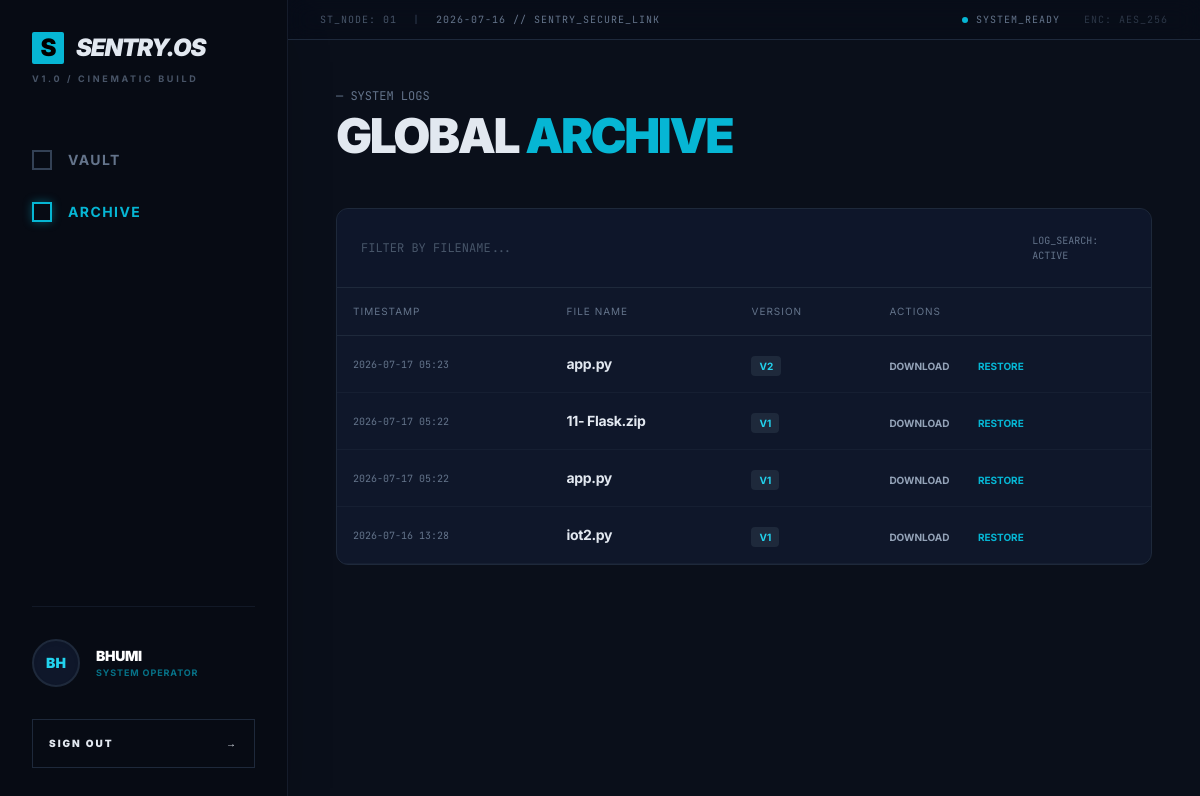
The app's page /archive (signed in) with its own data.
### app.py (models this page shows)
class User(UserMixin, db.Model):
    id = db.Column(db.Integer, primary_key=True)
    username = db.Column(db.String(80), unique=True, nullable=False)
    password = db.Column(db.String(120), nullable=False)

class FileVersion(db.Model):
    id = db.Column(db.Integer, primary_key=True)
    file_id = db.Column(db.Integer, db.ForeignKey('file_record.id'))
    version_number = db.Column(db.Integer)
    hash_val = db.Column(db.String(64))
    compressed_data = db.Column(db.LargeBinary)
    timestamp = db.Column(db.DateTime, default=datetime.utcnow)

class FileRecord(db.Model):
    id = db.Column(db.Integer, primary_key=True)
    filename = db.Column(db.String(255), nullable=False)
    user_id = db.Column(db.Integer, db.ForeignKey('user.id'))
    versions = db.relationship('FileVersion', backref='file_record', lazy=True)

### app.py (the view)
@app.route('/archive')
@login_required
def archive():
    all_versions = FileVersion.query.join(FileRecord).filter(
        FileRecord.user_id == current_user.id
    ).order_by(FileVersion.timestamp.desc()).all()
    return render_template('archives.html', versions=all_versions)

### app.py (called while the page is built)
@login_manager.user_loader
def load_user(user_id):
    return User.query.get(int(user_id))

### templates/archives.html (shortened to what this page needs)
{% extends 'layout.html' %}
{% block content %}
<div class="mb-12">
    <p class="text-xs text-slate-500 mb-2 mono">— SYSTEM LOGS</p>
    <h2 class="text-5xl font-black tracking-tighter uppercase">Global <span class="accent-text">Archive</span></h2>
</div>
<div class="card-glass overflow-hidden rounded-xl">
    <div class="p-6 border-b border-slate-800 bg-slate-900/50 flex justify-between items-center">
        <input type="text" id="archiveSearch" onkeyup="searchArchive()" placeholder="FILTER BY FILENAME..."
            class="bg-transparent border-none outline-none text-xs mono w-full placeholder:text-slate-600 text-cyan-400">
        <span class="text-[10px] text-slate-500 mono">LOG_SEARCH: ACTIVE</span>
    </div>
    <table class="w-full text-left border-collapse">
        <thead>
            <tr class="text-[10px] uppercase tracking-widest text-slate-500 border-b border-slate-800">
                <th class="p-4 font-normal">Timestamp</th>
                <th class="p-4 font-normal">File Name</th>
                <th class="p-4 font-normal">Version</th>
                <th class="p-4 font-normal">Actions</th>
            </tr>
        </thead>
        <tbody id="archiveTable">
            {% for v in versions %}
            <tr class="border-b border-slate-800/50 hover:bg-cyan-500/5 transition-colors group">
                <td class="p-4 text-[10px] mono text-slate-500">{{ v.timestamp.strftime('%Y-%m-%d %H:%M') }}</td>
                <td class="p-4 font-bold text-sm tracking-tight">{{ v.file_record.filename }}</td>
                <td class="p-4"><span class="px-2 py-1 bg-slate-800 text-cyan-400 text-[10px] font-bold rounded">V{{ v.version_number }}</span></td>
                <td class="p-4 space-x-6">
                    <a href="{{ url_for('download_version', version_id=v.id) }}" class="text-[10px] font-bold uppercase text-slate-400 hover:text-white transition">Download</a>
                    <a href="{{ url_for('restore_version', version_id=v.id) }}" class="text-[10px] font-bold uppercase text-cyan-500 hover:text-cyan-300 transition">Restore</a>
                </td>
            </tr>
            {% endfor %}
        </tbody>
    </table>
</div>
{% endblock %}

### templates/layout.html (shortened to what this page needs)
<!DOCTYPE html>
<html lang="en">
<head>
    <script src="https://cdn.tailwindcss.com"></script>
</head>
<body class="flex min-h-screen overflow-hidden">
    <aside class="w-72 sidebar flex flex-col p-8 min-h-screen border-r border-slate-800/60 shadow-2xl">
        <div class="flex-1">
            <div class="mb-16">
                <h1 class="text-2xl font-black tracking-tighter flex items-center gap-3 italic">
                    <span class="w-8 h-8 accent-bg text-black flex items-center justify-center rounded-sm not-italic">S</span>
                    SENTRY.OS
                </h1>
                <p class="text-[9px] text-slate-500 mt-2 uppercase tracking-[0.3em] font-bold opacity-70 text-nowrap">V1.0 / CINEMATIC BUILD</p>
            </div>
            {% if current_user.is_authenticated %}
            <nav class="flex flex-col space-y-8">
                <a href="{{ url_for('dashboard') }}"
                   class="group flex items-center gap-4 text-sm font-bold tracking-widest transition-all {% if request.path == '/dashboard' %}accent-text{% else %}text-slate-500 hover:text-white{% endif %}">
                    <span class="w-5 h-5 border-2 {% if request.path == '/dashboard' %}border-cyan-500 shadow-[0_0_10px_rgba(6,182,212,0.4)]{% else %}border-slate-700 group-hover:border-slate-400{% endif %} transition-all"></span>
                    VAULT
                </a>
                <a href="{{ url_for('archive') }}"
                   class="group flex items-center gap-4 text-sm font-bold tracking-widest transition-all {% if request.path == '/archive' %}accent-text{% else %}text-slate-500 hover:text-white{% endif %}">
                    <span class="w-5 h-5 border-2 {% if request.path == '/archive' %}border-cyan-500 shadow-[0_0_10px_rgba(6,182,212,0.4)]{% else %}border-slate-700 group-hover:border-slate-400{% endif %} transition-all"></span>
                    ARCHIVE
                </a>
            </nav>
            {% else %}
            <div class="mt-20 border-l border-slate-800 pl-4">
                <p class="text-[10px] mono text-slate-600 uppercase tracking-widest">System_Locked</p>
                <p class="text-[9px] text-slate-700 mt-1 uppercase">Authentication Required to access nodes.</p>
            </div>
            {% endif %}
        </div>
        <div class="pt-8 border-t border-slate-800/50">
            {% if current_user.is_authenticated %}
            <div class="flex items-center gap-4 mb-8">
                <div class="w-12 h-12 rounded-full bg-slate-900 border-2 border-slate-800 flex items-center justify-center text-sm font-black text-cyan-400 shadow-inner uppercase">
                    {{ current_user.username[:2] }}
                </div>
                <div class="flex flex-col">
                    <p class="text-sm font-black tracking-tight text-white uppercase">{{ current_user.username }}</p>
                    <p class="text-[9px] text-cyan-500/60 font-bold uppercase tracking-widest">System Operator</p>
                </div>
            </div>
            <a href="/logout"
               class="group flex items-center justify-between w-full p-4 border border-slate-800 text-[10px] font-black hover:bg-white hover:text-black transition-all uppercase tracking-[0.2em] relative overflow-hidden">
                <span class="relative z-10">Sign Out</span>
                <span class="relative z-10 transition-transform group-hover:translate-x-1">→</span>
            </a>
            {% else %}
            <div class="p-4 border border-dashed border-slate-800 text-[9px] text-center text-slate-600 uppercase font-bold tracking-widest">
                Awaiting Identity
            </div>
            {% endif %}
        </div>
    </aside>
    <main class="flex-1 flex flex-col overflow-y-auto">
        <div class="h-10 border-b border-slate-800 flex items-center px-8 justify-between text-[10px] text-slate-500 mono uppercase tracking-widest bg-slate-950/20 backdrop-blur-md sticky top-0 z-50">
            <div class="flex gap-4">
                <span class="text-slate-600">ST_NODE: 01</span>
                <span class="text-slate-700">|</span>
                <span>2026-07-16 // SENTRY_SECURE_LINK</span>
            </div>
            <div class="flex gap-6 items-center">
                <span class="flex items-center gap-2">
                    <span class="w-1.5 h-1.5 rounded-full bg-cyan-500 animate-pulse"></span>
                    SYSTEM_READY
                </span>
                <span class="opacity-40">ENC: AES_256</span>
            </div>
        </div>
        <div class="p-12 max-w-6xl w-full mx-auto">
            {% block content %}{% endblock %}
        </div>
    </main>
</body>
</html>

### templates/layout.html (style rules this page uses)
body { background-color: #0a0f1a; color: #e2e8f0; font-family: 'Inter', sans-serif; }
.mono { font-family: 'JetBrains Mono', monospace; }
.sidebar { background-color: #070b14; border-right: 1px solid #1e293b; }
.card-glass { background: #0f172a; border: 1px solid #1e293b; transition: all 0.3s; }
.accent-text { color: #06b6d4; }
.accent-bg { background-color: #06b6d4; }

### records on screen
User: username "BH", username "BHUMI"
FileVersion: timestamp "2026-07-17 05:23", file_record.filename "app.py", version_number "2"
FileVersion: timestamp "2026-07-17 05:22", file_record.filename "11- Flask.zip", version_number "1"
FileVersion: timestamp "2026-07-17 05:22", file_record.filename "app.py", version_number "1"
FileVersion: timestamp "2026-07-16 13:28", file_record.filename "iot2.py", version_number "1"
